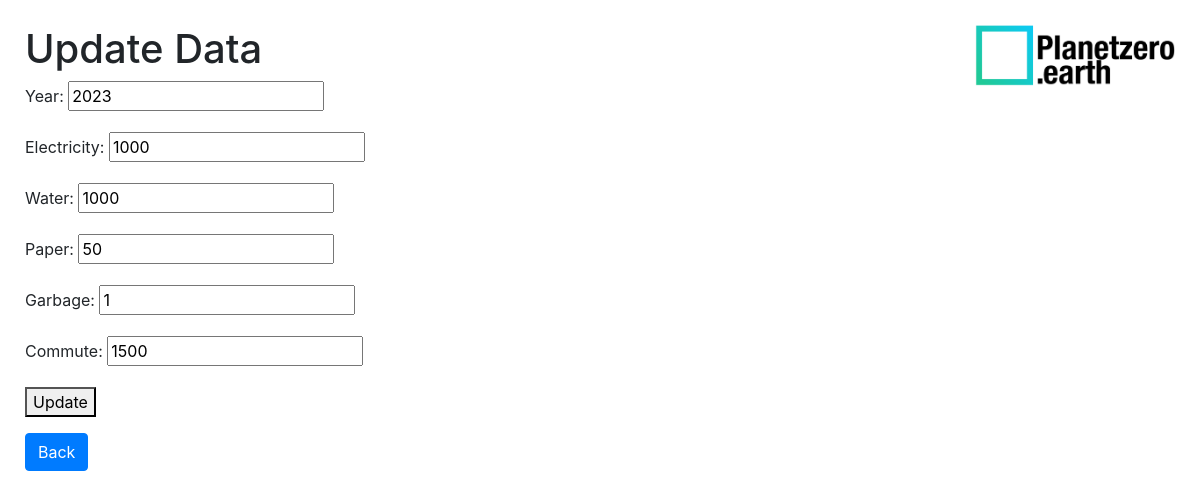
Screenshot of /calculator/update/10/ with the database file from the repository.
### calculator/models.py (models this page shows)
class OfficeOperationForm(models.Model):
	year = models.IntegerField(validators=[MinValueValidator(2000), MaxValueValidator(9999)], default=datetime.now().year)
	electricity = models.IntegerField(default=1000)
	water = models.IntegerField(default=1000)
	paper = models.IntegerField(default=50)
	garbage = models.IntegerField(default=1)
	food = models.DecimalField(max_digits=3, decimal_places=0, default=0, validators=PERCENTAGE_VALIDATOR)
	commute = models.IntegerField(default=1500)
	class Meta:
		app_label = 'calculator'

### calculator/views.py (the view)
# urls.py: path('update/<int:pk>/', OfficeOperationFormUpdateView.as_view(), name='update'),
class OfficeOperationFormUpdateView(UpdateView):
    model = OfficeOperationFormModel
    fields = ["year", "electricity", "water", "paper", "garbage", "commute"]
    template_name = 'calculator/officeoperationform_update.html'
    success_url = reverse_lazy('view_data')

### calculator/templates/calculator/officeoperationform_update.html (shortened to what this page needs)
{% extends "calculator/layout.html" %}
{% block body %}
<h1>Update Data</h1>
<form method="post">
    {{ form.as_p }}
    <button type="submit">Update</button>
</form>
<a href="{% url 'view_data' %}" class="btn btn-primary">Back</a>
{% endblock %}

### calculator/templates/calculator/layout.html (style rules this page uses)
body { margin: 25px; }

### rows the page displays
OfficeOperationForm: year "2023", electricity "1000", water "1000", paper "50", garbage "1", commute "1500"
